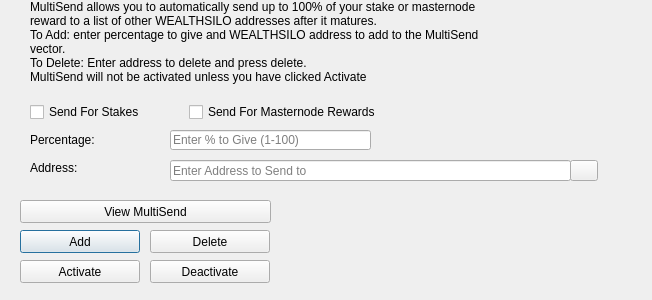
<?xml version="1.0" encoding="UTF-8"?>
<ui version="4.0">
 <class>MultiSendDialog</class>
 <widget class="QDialog" name="MultiSendDialog">
  <property name="windowModality">
   <enum>Qt::NonModal</enum>
  </property>
  <property name="geometry">
   <rect>
    <x>0</x>
    <y>0</y>
    <width>652</width>
    <height>300</height>
   </rect>
  </property>
  <property name="windowTitle">
   <string>MultiSend</string>
  </property>
  <widget class="QLineEdit" name="multiSendPercentEdit">
   <property name="geometry">
    <rect>
     <x>170</x>
     <y>130</y>
     <width>201</width>
     <height>20</height>
    </rect>
   </property>
   <property name="toolTip">
    <string>Enter whole numbers 1 - 100</string>
   </property>
   <property name="placeholderText">
    <string>Enter % to Give (1-100)</string>
   </property>
  </widget>
  <widget class="QLineEdit" name="multiSendAddressEdit">
   <property name="geometry">
    <rect>
     <x>170</x>
     <y>160</y>
     <width>401</width>
     <height>21</height>
    </rect>
   </property>
   <property name="toolTip">
    <string/>
   </property>
   <property name="placeholderText">
    <string>Enter Address to Send to</string>
   </property>
  </widget>
  <widget class="QLabel" name="label_2">
   <property name="geometry">
    <rect>
     <x>30</x>
     <y>0</y>
     <width>451</width>
     <height>121</height>
    </rect>
   </property>
   <property name="lineWidth">
    <number>1</number>
   </property>
   <property name="text">
    <string>MultiSend allows you to automatically send up to 100% of your stake or masternode reward to a list of other WEALTHSILO addresses after it matures.
To Add: enter percentage to give and WEALTHSILO address to add to the MultiSend vector.
To Delete: Enter address to delete and press delete.
MultiSend will not be activated unless you have clicked Activate</string>
   </property>
   <property name="alignment">
    <set>Qt::AlignLeading|Qt::AlignLeft|Qt::AlignTop</set>
   </property>
   <property name="wordWrap">
    <bool>true</bool>
   </property>
  </widget>
  <widget class="QLabel" name="message">
   <property name="geometry">
    <rect>
     <x>290</x>
     <y>200</y>
     <width>351</width>
     <height>91</height>
    </rect>
   </property>
   <property name="text">
    <string/>
   </property>
  </widget>
  <widget class="QPushButton" name="addButton">
   <property name="geometry">
    <rect>
     <x>20</x>
     <y>230</y>
     <width>120</width>
     <height>23</height>
    </rect>
   </property>
   <property name="toolTip">
    <string/>
   </property>
   <property name="statusTip">
    <string>Add to MultiSend Vector</string>
   </property>
   <property name="text">
    <string>Add</string>
   </property>
  </widget>
  <widget class="QPushButton" name="disableButton">
   <property name="geometry">
    <rect>
     <x>150</x>
     <y>260</y>
     <width>120</width>
     <height>23</height>
    </rect>
   </property>
   <property name="statusTip">
    <string>Deactivate MultiSend</string>
   </property>
   <property name="text">
    <string>Deactivate</string>
   </property>
  </widget>
  <widget class="QPushButton" name="addressBookButton">
   <property name="geometry">
    <rect>
     <x>570</x>
     <y>160</y>
     <width>28</width>
     <height>21</height>
    </rect>
   </property>
   <property name="toolTip">
    <string>Choose an address from the address book</string>
   </property>
   <property name="text">
    <string/>
   </property>
   <property name="icon">
    <iconset resource="../wealthsilo.qrc">
     <normaloff>:/icons/address-book</normaloff>:/icons/address-book</iconset>
   </property>
   <property name="shortcut">
    <string>Alt+A</string>
   </property>
   <property name="autoDefault">
    <bool>false</bool>
   </property>
  </widget>
  <widget class="QLabel" name="label">
   <property name="geometry">
    <rect>
     <x>30</x>
     <y>130</y>
     <width>121</width>
     <height>20</height>
    </rect>
   </property>
   <property name="toolTip">
    <string>Percentage of stake to send</string>
   </property>
   <property name="text">
    <string>Percentage:</string>
   </property>
  </widget>
  <widget class="QLabel" name="label_5">
   <property name="geometry">
    <rect>
     <x>30</x>
     <y>160</y>
     <width>111</width>
     <height>16</height>
    </rect>
   </property>
   <property name="toolTip">
    <string>Address to send portion of stake to</string>
   </property>
   <property name="text">
    <string>Address:</string>
   </property>
  </widget>
  <widget class="QPushButton" name="deleteButton">
   <property name="geometry">
    <rect>
     <x>150</x>
     <y>230</y>
     <width>120</width>
     <height>23</height>
    </rect>
   </property>
   <property name="toolTip">
    <string/>
   </property>
   <property name="statusTip">
    <string>Delete Address From MultiSend Vector</string>
   </property>
   <property name="text">
    <string>Delete</string>
   </property>
  </widget>
  <widget class="QPushButton" name="activateButton">
   <property name="geometry">
    <rect>
     <x>20</x>
     <y>260</y>
     <width>120</width>
     <height>23</height>
    </rect>
   </property>
   <property name="statusTip">
    <string>Activate MultiSend</string>
   </property>
   <property name="text">
    <string>Activate</string>
   </property>
  </widget>
  <widget class="QPushButton" name="viewButton">
   <property name="geometry">
    <rect>
     <x>20</x>
     <y>200</y>
     <width>251</width>
     <height>23</height>
    </rect>
   </property>
   <property name="toolTip">
    <string/>
   </property>
   <property name="statusTip">
    <string>View MultiSend Vector</string>
   </property>
   <property name="text">
    <string>View MultiSend</string>
   </property>
  </widget>
  <widget class="QWidget" name="horizontalLayoutWidget">
   <property name="geometry">
    <rect>
     <x>30</x>
     <y>100</y>
     <width>351</width>
     <height>24</height>
    </rect>
   </property>
   <layout class="QHBoxLayout" name="horizontalLayout">
    <item>
     <widget class="QCheckBox" name="multiSendStakeCheckBox">
      <property name="text">
       <string>Send For Stakes</string>
      </property>
     </widget>
    </item>
    <item>
     <widget class="QCheckBox" name="multiSendMasternodeCheckBox">
      <property name="text">
       <string>Send For Masternode Rewards</string>
      </property>
     </widget>
    </item>
   </layout>
  </widget>
 </widget>
 <resources>
  <include location="../wealthsilo.qrc"/>
 </resources>
 <connections/>
</ui>
